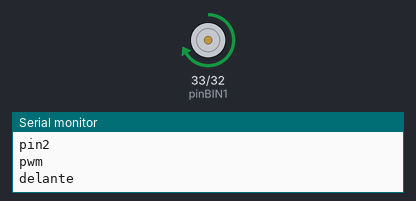
Bench run of a sketch on a simulated ESP32. Shown: motor-driver pin pairs drawn as motors (green arrow = first pin HIGH = forward, orange = second pin HIGH = backward, longer = more drive, scaled by the enable pin), the last lines printed to the serial monitor.

Above: at 1.0 s.
At 2.5 s:
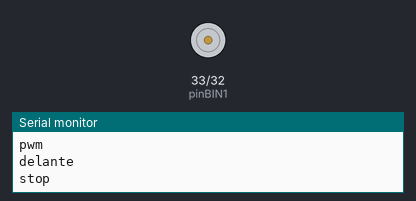
At 4.0 s:
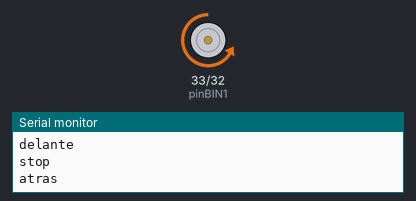
Timing chart, 0 to 7.8 s (numbered marks = the images above):
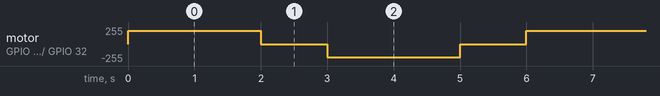

Measured:
- by itself, motor on GPIO 33 (pinBIN1) / GPIO 32 (pinBIN2): repeats every 6.0 s: stopped 1.0 s, backward 200/255 2.0 s, stopped 1.0 s, forward 200/255 2.0 s

The sketch:

MotorB_simple.ino
```cpp
const int pinBIN1 = 33; // Pin para controlar el sentido del motor B
const int pinBIN2 = 32; // Pin para controlar el sentido del motor B
const int pinPWMB = 26; // Pin para controlar la velocidad del motor B

void setup() {
    Serial.begin(57600);
    pinMode(pinBIN1, OUTPUT);
    Serial.println("pin1");
    pinMode(pinBIN2, OUTPUT);
    Serial.println("pin2");
    pinMode(pinPWMB, OUTPUT);
    Serial.println("pwm");
}

void loop() {
    // Mover hacia adelante
    Serial.println("delante");
    digitalWrite(pinBIN1, HIGH);
    digitalWrite(pinBIN2, LOW);
    analogWrite(pinPWMB, 200); // Velocidad moderada
    delay(2000); // Espera 2 segundos

    // Detener
    Serial.println("stop");
    digitalWrite(pinBIN1, LOW);
    digitalWrite(pinBIN2, LOW);
    analogWrite(pinPWMB, 0);
    delay(1000); // Espera 1 segundo

    // Mover hacia atrás
    Serial.println("atras");
    digitalWrite(pinBIN1, LOW);
    digitalWrite(pinBIN2, HIGH);
    analogWrite(pinPWMB, 200); // Velocidad moderada
    delay(2000); // Espera 2 segundos

    // Detener
    Serial.println("stop");
    digitalWrite(pinBIN1, LOW);
    digitalWrite(pinBIN2, LOW);
    analogWrite(pinPWMB, 0);
    delay(1000); // Espera 1 segundo
}
```
